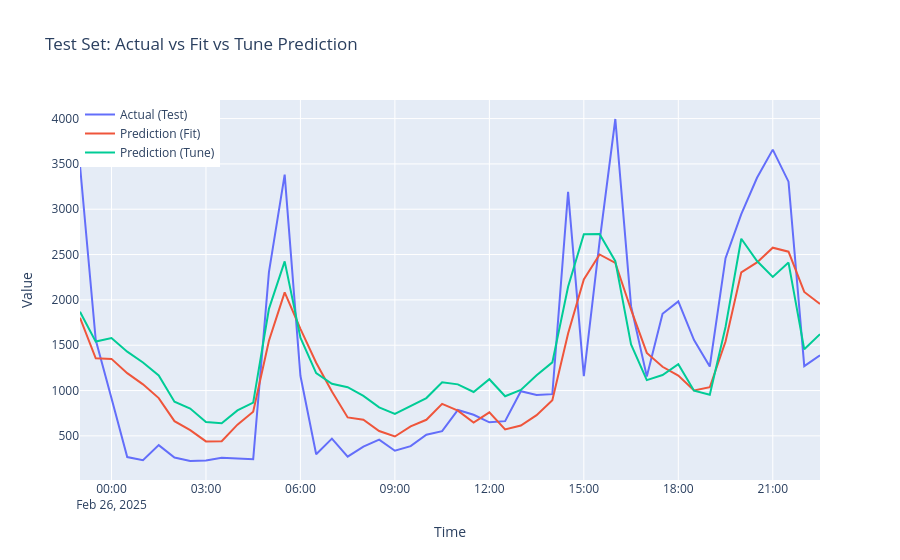

Notebook source saved alongside this figure:
### Code cell
import plotly.graph_objs as go

# Prepare comparison DataFrames
test_comparison = df_pred[['test', 'pred']].dropna()
tune_comparison = df_pred_opt[['test', 'pred_optim']].dropna()

# Align indices (if needed)
common_idx = test_comparison.index.intersection(tune_comparison.index)
test_comparison = test_comparison.loc[common_idx]
tune_comparison = tune_comparison.loc[common_idx]

# Plot
fig = go.Figure()
fig.add_trace(go.Scatter(x=common_idx, y=test_comparison['test'], mode='lines', name='Actual (Test)'))
fig.add_trace(go.Scatter(x=common_idx, y=test_comparison['pred'], mode='lines', name='Prediction (Fit)'))
fig.add_trace(go.Scatter(x=common_idx, y=tune_comparison['pred_optim'], mode='lines', name='Prediction (Tune)'))

fig.update_layout(
    title="Test Set: Actual vs Fit vs Tune Prediction",
    xaxis_title="Time",
    yaxis_title="Value",
    legend=dict(x=0, y=1),
    hovermode="x unified"
)
fig.show()
